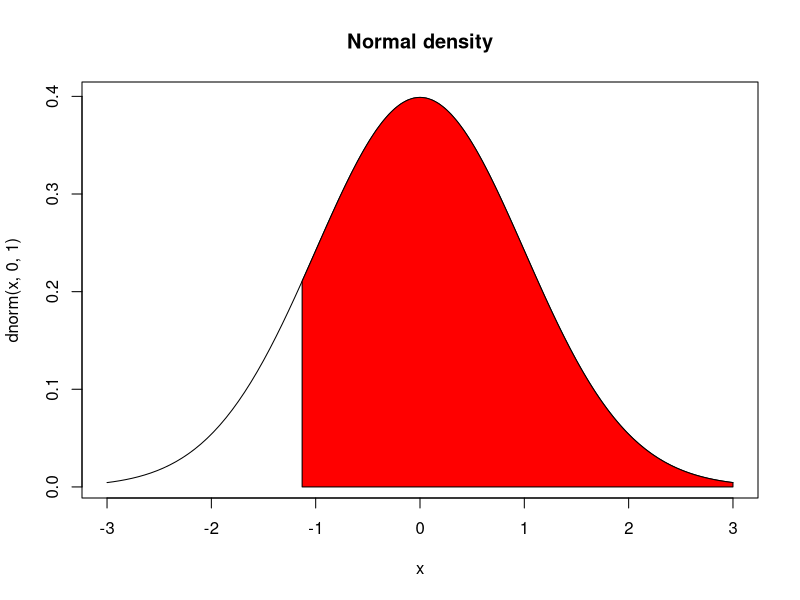
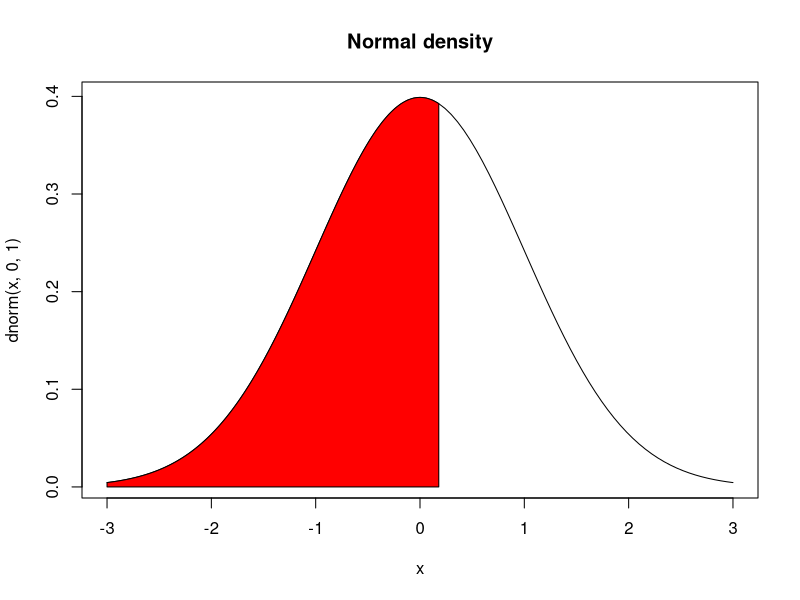
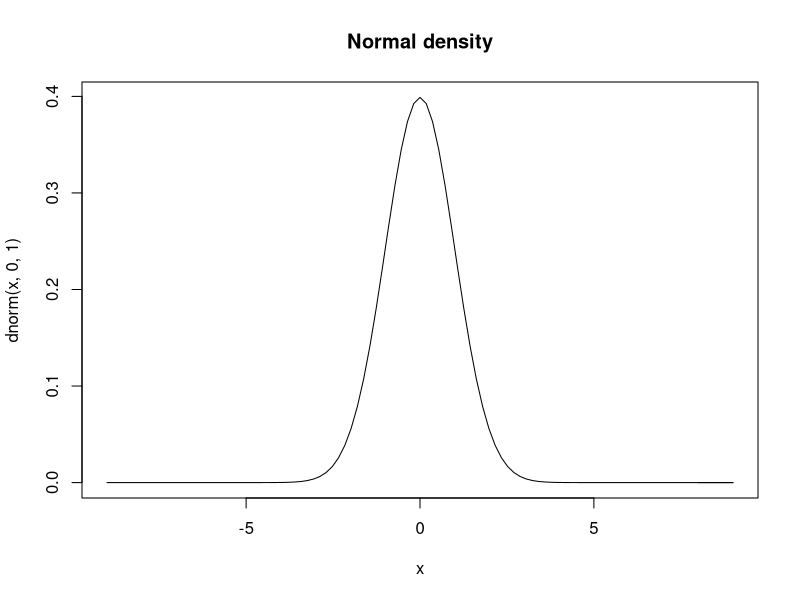
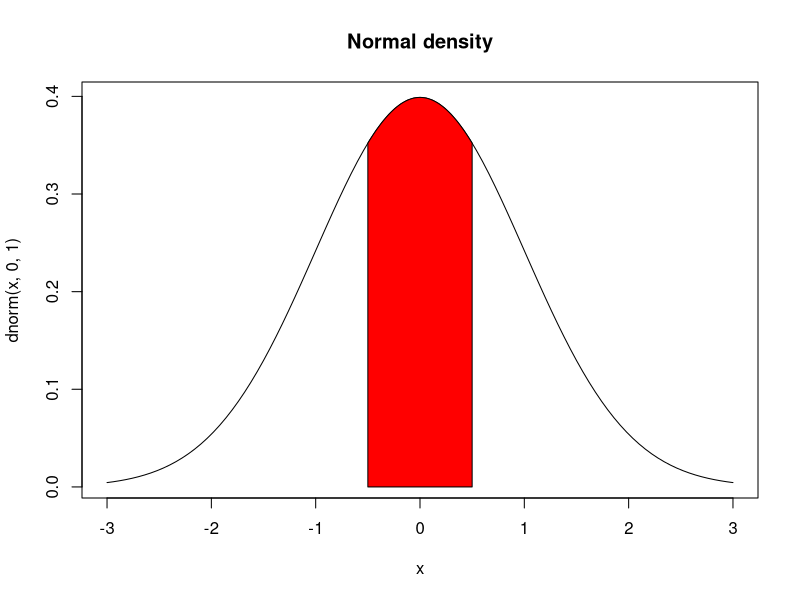

Source code (R) for these figures, in order:
## ---- chunk 1
pnorm(-1.13, mean = 0, sd = 1, lower.tail = FALSE)
## ---- chunk 2
# draw the normal curve
curve(dnorm(x,0,1), xlim=c(-3,3), main="Normal density")
 
# define shaded region
from.z <- -1.13
to.z <- 3
 
S.x  <- c(from.z, seq(from.z, to.z, 0.01), to.z)
S.y  <- c(0, dnorm(seq(from.z, to.z, 0.01)), 0)
polygon(S.x,S.y, col="red")
## ---- chunk 3
pnorm(0.18, mean = 0, sd = 1)
## ---- chunk 4
# draw the normal curve
curve(dnorm(x,0,1), xlim=c(-3,3), main="Normal density")
 
# define shaded region
from.z <- -3
to.z <- 0.18
 
S.x  <- c(from.z, seq(from.z, to.z, 0.01), to.z)
S.y  <- c(0, dnorm(seq(from.z, to.z, 0.01)), 0)
polygon(S.x,S.y, col="red")
## ---- chunk 5
pnorm(8, mean = 0, sd = 1, lower.tail = FALSE)
## ---- chunk 6
# draw the normal curve
curve(dnorm(x,0,1), xlim=c(-9,9), main="Normal density")
 
# define shaded region
from.z <- 8
to.z <- 9
 
S.x  <- c(from.z, seq(from.z, to.z, 0.01), to.z)
S.y  <- c(0, dnorm(seq(from.z, to.z, 0.01)), 0)
polygon(S.x,S.y, col="red")
## ---- chunk 7
pnorm(0.5, mean = 0, sd = 1) - pnorm(-0.5, mean = 0, sd = 1)
## ---- chunk 8
# draw the normal curve
curve(dnorm(x,0,1), xlim=c(-3,3), main="Normal density")
 
# define shaded region
from.z <- -0.5
to.z <- 0.5
 
S.x  <- c(from.z, seq(from.z, to.z, 0.01), to.z)
S.y  <- c(0, dnorm(seq(from.z, to.z, 0.01)), 0)
polygon(S.x,S.y, col="red")
## ---- chunk 9
(4948 - 4313)/583
## ---- chunk 10
(5513 - 5261)/807
## ---- chunk 11
pnorm(4948, mean = 4313, sd = 583, lower.tail = FALSE)
## ---- chunk 12
pnorm(5513, mean = 5261, sd = 807, lower.tail = FALSE)
## ---- chunk 13
heights = c(54,55,56,56,57,58,58,59,60,60,60,61,61,62,62,63,63,63,64,65,65,67,67,69,73)

heightMean = 61.52
heightSD = 4.58
## ---- chunk 14
length(heights[heights > heightMean - heightSD & heights < heightMean + heightSD])/length(heights)
## ---- chunk 15
length(heights[heights > heightMean - (2*heightSD) & heights < heightMean + (2*heightSD)])/length(heights)
## ---- chunk 16
length(heights[heights > heightMean - (3*heightSD) & heights < heightMean + (3*heightSD)])/length(heights)
## ---- chunk 17
(0.98^9) * (0.02)
## ---- chunk 18
0.98^100
## ---- chunk 19
1/0.02
## ---- chunk 20
sqrt(0.02 * (1- 0.02))
## ---- chunk 21
1/0.05
## ---- chunk 22
sqrt(0.05 * (1- 0.05))
## ---- chunk 23
dbinom(2, 3,0.51)
## ---- chunk 24
#Probability of 2 boys, one girl times 3 permutations of 2 boys, one girl:
(3) * (0.51^2) * (0.49)
## ---- chunk 25
choose(10-1,3-1) * (0.15^3) * ((1-0.15)^(10-3))
